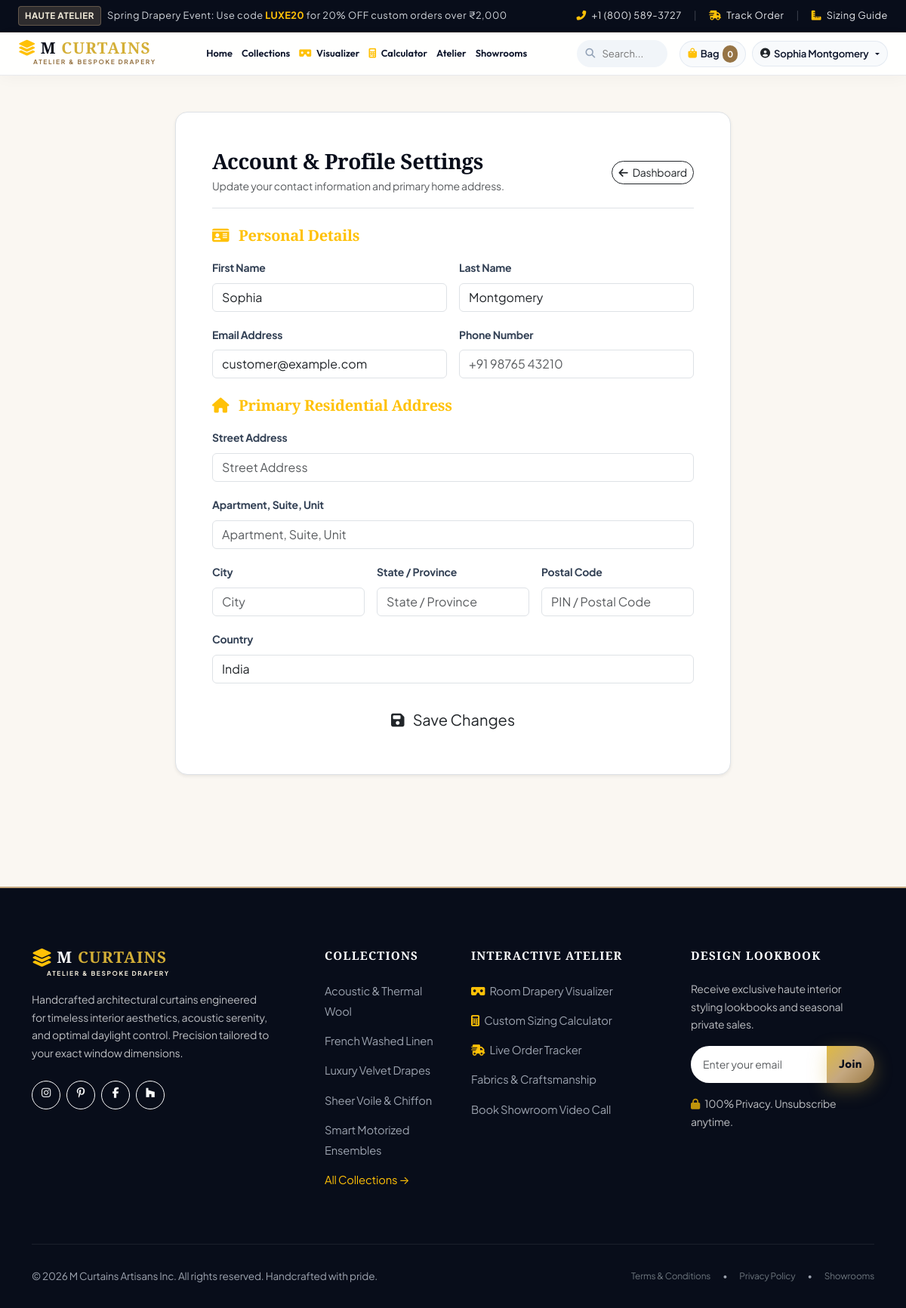
/accounts/profile/ (signed in), run on the app's committed database.
### apps/user_app/models.py (models this page shows, shortened)
class UserProfile(models.Model):
    user = models.OneToOneField(User, on_delete=models.CASCADE, related_name='profile')
    phone_number = models.CharField(max_length=20, blank=True)
    avatar = models.FileField(upload_to='avatars/', blank=True, null=True)
    address_line1 = models.CharField(max_length=255, blank=True)
    address_line2 = models.CharField(max_length=255, blank=True)
    city = models.CharField(max_length=100, blank=True)
    state = models.CharField(max_length=100, blank=True)
    postal_code = models.CharField(max_length=20, blank=True)
    country = models.CharField(max_length=100, default='India')
    created_at = models.DateTimeField(auto_now_add=True)
    updated_at = models.DateTimeField(auto_now=True)

class Category(models.Model):
    name = models.CharField(max_length=100, unique=True)
    slug = models.SlugField(max_length=120, unique=True, blank=True)
    description = models.TextField(blank=True)
    image = models.FileField(upload_to='categories/', blank=True, null=True)
    image_url = models.URLField(max_length=500, blank=True, help_text="Direct URL fallback for category banner")
    is_featured = models.BooleanField(default=False)
    created_at = models.DateTimeField(auto_now_add=True)
    class Meta:
        verbose_name_plural = 'Categories'
        ordering = ['name']

### apps/user_app/views.py (the view)
# urls.py: path('accounts/profile/', views.profile_view, name='profile'),
@login_required
def profile_view(request):
    profile, _ = UserProfile.objects.get_or_create(user=request.user)
    if request.method == 'POST':
        form = UserProfileForm(request.POST, request.FILES, instance=profile, initial={
            'first_name': request.user.first_name,
            'last_name': request.user.last_name,
            'email': request.user.email,
        })
        if form.is_valid():
            profile = form.save()
            request.user.first_name = form.cleaned_data['first_name']
            request.user.last_name = form.cleaned_data['last_name']
            request.user.email = form.cleaned_data['email']
            request.user.save()
            messages.success(request, "Your profile has been updated successfully!")
            return redirect('user_app:profile')
        else:
            messages.error(request, "Please correct the errors in the profile form.")
    else:
        form = UserProfileForm(instance=profile, initial={
            'first_name': request.user.first_name,
            'last_name': request.user.last_name,
            'email': request.user.email,
        })
    return render(request, 'accounts/profile.html', {'form': form, 'profile': profile})

### apps/user_app/cart.py (called while the page is built)
    def __len__(self):
        return sum(item['quantity'] for item in self.cart.values())

### apps/user_app/context_processors.py (called while the page is built)
def categories_processor(request):
    return {
        'nav_categories': Category.objects.all()[:8],
    }

def cart_processor(request):
    cart = Cart(request)
    return {
        'cart': cart,
        'cart_total_items': len(cart),
    }

### templates/accounts/profile.html (shortened to what this page needs)
{% extends 'base.html' %}
{% load static %}
{% block content %}
<div class="container py-5">
  <div class="row justify-content-center">
    <div class="col-lg-8">
      <div class="bg-white p-4 p-md-5 rounded-4 border shadow-sm">
        <div class="d-flex justify-content-between align-items-center mb-4 pb-3 border-bottom">
          <div>
            <h3 class="fw-bold font-serif mb-1">Account & Profile Settings</h3>
            <p class="small text-muted mb-0">Update your contact information and primary home address.</p>
          </div>
          <a href="{% url 'accounts:dashboard' %}" class="btn btn-sm btn-outline-dark rounded-pill">
            <i class="fas fa-arrow-left me-1"></i> Dashboard
          </a>
        </div>
        <form method="POST" enctype="multipart/form-data">
          <h5 class="fw-bold font-serif mb-3 text-warning"><i class="fas fa-id-card me-2"></i> Personal Details</h5>
          <div class="row g-3 mb-4">
            <div class="col-md-6">
              <label class="form-label small fw-bold">First Name</label>
              {{ form.first_name }}
            </div>
            <div class="col-md-6">
              <label class="form-label small fw-bold">Last Name</label>
              {{ form.last_name }}
            </div>
            <div class="col-md-6">
              <label class="form-label small fw-bold">Email Address</label>
              {{ form.email }}
            </div>
            <div class="col-md-6">
              <label class="form-label small fw-bold">Phone Number</label>
              {{ form.phone_number }}
            </div>
          </div>
          <h5 class="fw-bold font-serif mb-3 text-warning"><i class="fas fa-home me-2"></i> Primary Residential Address</h5>
          <div class="row g-3">
            <div class="col-12">
              <label class="form-label small fw-bold">Street Address</label>
              {{ form.address_line1 }}
            </div>
            <div class="col-12">
              <label class="form-label small fw-bold">Apartment, Suite, Unit</label>
              {{ form.address_line2 }}
            </div>
            <div class="col-md-4">
              <label class="form-label small fw-bold">City</label>
              {{ form.city }}
            </div>
            <div class="col-md-4">
              <label class="form-label small fw-bold">State / Province</label>
              {{ form.state }}
            </div>
            <div class="col-md-4">
              <label class="form-label small fw-bold">Postal Code</label>
              {{ form.postal_code }}
            </div>
            <div class="col-12">
              <label class="form-label small fw-bold">Country</label>
              {{ form.country }}
            </div>
            <div class="col-12 mt-4">
              <button type="submit" class="btn btn-gold btn-lg w-100">
                <i class="fas fa-save me-2"></i> Save Changes
              </button>
            </div>
          </div>
        </form>
      </div>
    </div>
  </div>
</div>
{% endblock %}

### templates/base.html (shortened to what this page needs)
{% load static %}
<!DOCTYPE html>
<html lang="en">
<head>
  <link rel="stylesheet" href="https://cdnjs.cloudflare.com/ajax/libs/font-awesome/6.5.1/css/all.min.css">
  <link href="https://cdn.jsdelivr.net/npm/bootstrap@5.3.3/dist/css/bootstrap.min.css" rel="stylesheet">
  <link rel="stylesheet" href="{% static 'css/main.css' %}">
</head>
<body>
  <div class="top-bar">
    <div class="container-fluid px-3 px-xxl-5 px-xl-4 d-flex justify-content-between align-items-center">
      <div class="d-flex align-items-center gap-2">
        <span class="top-bar-badge d-none d-md-inline-block">HAUTE ATELIER</span>
        <span>
          Spring Drapery Event: Use code <strong class="text-warning">LUXE20</strong> for 20% OFF custom orders over ₹2,000
        </span>
      </div>
      <div class="d-flex align-items-center gap-3">
        <a href="tel:+18005893727" class="d-none d-lg-inline-block"><i class="fas fa-phone-alt me-1 text-warning"></i> +1 (800) 589-3727</a>
        <span class="opacity-25 d-none d-lg-inline-block">|</span>
        <a href="{% url 'orders:track_order' %}"><i class="fas fa-shipping-fast me-1 text-warning"></i> Track Order</a>
        <span class="opacity-25">|</span>
        <a href="{% url 'core:measurement_guide' %}"><i class="fas fa-ruler-combined me-1 text-warning"></i> Sizing Guide</a>
      </div>
    </div>
  </div>
  <header class="sticky-top">
    <nav class="navbar navbar-expand-xl luxe-navbar">
      <div class="container-fluid px-2 px-sm-3 px-xl-4 px-xxl-5">
        <a class="brand-logo-container" href="{% url 'core:home' %}">
          <div class="brand-logo-title">
            <i class="fas fa-layer-group text-warning"></i>
            <span>M <span class="gold-accent">CURTAINS</span></span>
          </div>
          <div class="brand-logo-subtitle">Atelier & Bespoke Drapery</div>
        </a>
        <div class="collapse navbar-collapse" id="navbarMain">
          <ul class="navbar-nav mx-auto mb-2 mb-xl-0 align-items-xl-center">
            <li class="nav-item">
              <a class="nav-link nav-link-luxe {% if request.resolver_match.url_name == 'home' %}active{% endif %}" href="{% url 'core:home' %}">Home</a>
            </li>
            <li class="nav-item dropdown position-static">
              <a class="nav-link nav-link-luxe dropdown-toggle" href="#" role="button" data-bs-toggle="dropdown" aria-expanded="false">
                Collections
              </a>
            </li>
            <li class="nav-item">
              <a class="nav-link nav-link-luxe {% if request.resolver_match.url_name == 'room_visualizer' %}active{% endif %}" href="{% url 'core:room_visualizer' %}">
                <i class="fas fa-vr-cardboard text-warning me-1"></i> Visualizer
              </a>
            </li>
            <li class="nav-item">
              <a class="nav-link nav-link-luxe {% if request.resolver_match.url_name == 'measurement_guide' %}active{% endif %}" href="{% url 'core:measurement_guide' %}">
                <i class="fas fa-calculator text-warning me-1"></i> Calculator
              </a>
            </li>
            <li class="nav-item">
              <a class="nav-link nav-link-luxe {% if request.resolver_match.url_name == 'about' %}active{% endif %}" href="{% url 'core:about' %}">Atelier</a>
            </li>
            <li class="nav-item">
              <a class="nav-link nav-link-luxe {% if request.resolver_match.url_name == 'contact' %}active{% endif %}" href="{% url 'core:contact' %}">Showrooms</a>
            </li>
          </ul>
          <div class="navbar-search-wrapper me-2 d-none d-lg-block">
            <input type="text" class="navbar-search-input" id="navbarSearchInput" placeholder="Search...">
          </div>
          <div class="d-flex align-items-center gap-2 flex-shrink-0 ms-auto ms-xl-2">
            <a href="{% url 'cart:cart_detail' %}" class="nav-action-pill" title="Shopping Bag">
              <i class="fas fa-shopping-bag text-warning"></i>
              <span>Bag</span>
              <span class="nav-cart-badge" id="cartCountBadge">{{ cart_total_items|default:"0" }}</span>
            </a>
            {% if user.is_authenticated %}
              <div class="dropdown flex-shrink-0">
                <a href="#" class="nav-action-pill dropdown-toggle no-caret" data-bs-toggle="dropdown" title="Client Account: {{ user.get_full_name|default:user.username }}">
                  <i class="fas fa-user-circle text-dark"></i>
                  <span class="user-display-name">{{ user.get_full_name|default:user.first_name|default:user.username }}</span>
                </a>
              </div>
            {% endif %}
          </div>
        </div>
      </div>
    </nav>
  </header>
  <main>
    {% block content %}{% endblock %}
  </main>
  <footer class="luxe-footer">
    <div class="container">
      <div class="row g-5">
        <div class="col-lg-4 col-md-6">
          <a class="brand-logo-container text-white mb-3" href="{% url 'core:home' %}">
            <div class="brand-logo-title text-white">
              <i class="fas fa-layer-group text-warning fs-4"></i>
              <span>M <span class="gold-accent">CURTAINS</span></span>
            </div>
            <div class="brand-logo-subtitle" style="color: var(--gold-light);">Atelier & Bespoke Drapery</div>
          </a>
          <p class="small text-light opacity-75 pe-lg-4">
            Handcrafted architectural curtains engineered for timeless interior aesthetics, acoustic serenity, and optimal daylight control. Precision tailored to your exact window dimensions.
          </p>
          <div class="d-flex gap-2 mt-4">
            <a href="#" class="btn btn-sm btn-outline-light rounded-circle" style="width: 38px; height: 38px;"><i class="fab fa-instagram"></i></a>
            <a href="#" class="btn btn-sm btn-outline-light rounded-circle" style="width: 38px; height: 38px;"><i class="fab fa-pinterest-p"></i></a>
            <a href="#" class="btn btn-sm btn-outline-light rounded-circle" style="width: 38px; height: 38px;"><i class="fab fa-facebook-f"></i></a>
            <a href="#" class="btn btn-sm btn-outline-light rounded-circle" style="width: 38px; height: 38px;"><i class="fab fa-houzz"></i></a>
          </div>
        </div>
        <div class="col-lg-2 col-md-6 col-6">
          <h5 class="footer-title">Collections</h5>
          <ul class="footer-links">
            {% for cat in nav_categories|slice:":5" %}
              <li><a href="{% url 'products:category_detail' slug=cat.slug %}">{{ cat.name }}</a></li>
            {% endfor %}
            <li><a href="{% url 'products:product_list' %}" class="text-warning">All Collections &rarr;</a></li>
          </ul>
        </div>
        <div class="col-lg-3 col-md-6 col-6">
          <h5 class="footer-title">Interactive Atelier</h5>
          <ul class="footer-links">
            <li><a href="{% url 'core:room_visualizer' %}"><i class="fas fa-vr-cardboard text-warning me-1"></i> Room Drapery Visualizer</a></li>
            <li><a href="{% url 'core:measurement_guide' %}"><i class="fas fa-calculator text-warning me-1"></i> Custom Sizing Calculator</a></li>
            <li><a href="{% url 'orders:track_order' %}"><i class="fas fa-shipping-fast text-warning me-1"></i> Live Order Tracker</a></li>
            <li><a href="{% url 'core:about' %}">Fabrics & Craftsmanship</a></li>
            <li><a href="{% url 'core:contact' %}">Book Showroom Video Call</a></li>
          </ul>
        </div>
        <div class="col-lg-3 col-md-6">
          <h5 class="footer-title">Design Lookbook</h5>
          <p class="small text-light opacity-75">Receive exclusive haute interior styling lookbooks and seasonal private sales.</p>
          <form class="mt-3" onsubmit="event.preventDefault(); alert('Thank you for subscribing to the M Curtains lookbook!');">
            <div class="input-group">
              <input type="email" class="form-control form-control-sm border-0 rounded-start-pill ps-3" placeholder="Enter your email" required>
              <button class="btn btn-luxe-gold btn-sm rounded-end-pill px-3" type="submit">Join</button>
            </div>
          </form>
          <div class="mt-3 small text-light opacity-75">
            <i class="fas fa-lock text-warning me-1"></i> 100% Privacy. Unsubscribe anytime.
          </div>
        </div>
      </div>
      <div class="footer-bottom d-flex flex-column flex-md-row justify-content-between align-items-center gap-2">
        <div>
          &copy; 2026 M Curtains Artisans Inc. All rights reserved. Handcrafted with pride.
        </div>
        <div class="d-flex gap-3 small">
          <a href="{% url 'core:about' %}" class="text-secondary text-decoration-none">Terms & Conditions</a>
          <span>•</span>
          <a href="{% url 'core:about' %}" class="text-secondary text-decoration-none">Privacy Policy</a>
          <span>•</span>
          <a href="{% url 'core:contact' %}" class="text-secondary text-decoration-none">Showrooms</a>
        </div>
      </div>
    </div>
  </footer>
</body>
</html>

### data on the page
UserProfile: country "India"
Category: name "Acoustic & Thermal Wool"
Category: name "French Washed Linen"
Category: name "Luxury Velvet Drapes"
Category: name "Sheer Voile & Chiffon"
Category: name "Smart Motorized Ensembles"

### other printed values
{{ cart_total_items|default:"0" }} "0"
{{ user.get_full_name|default:user.first_name|default:user.username }} "Sophia Montgomery"
